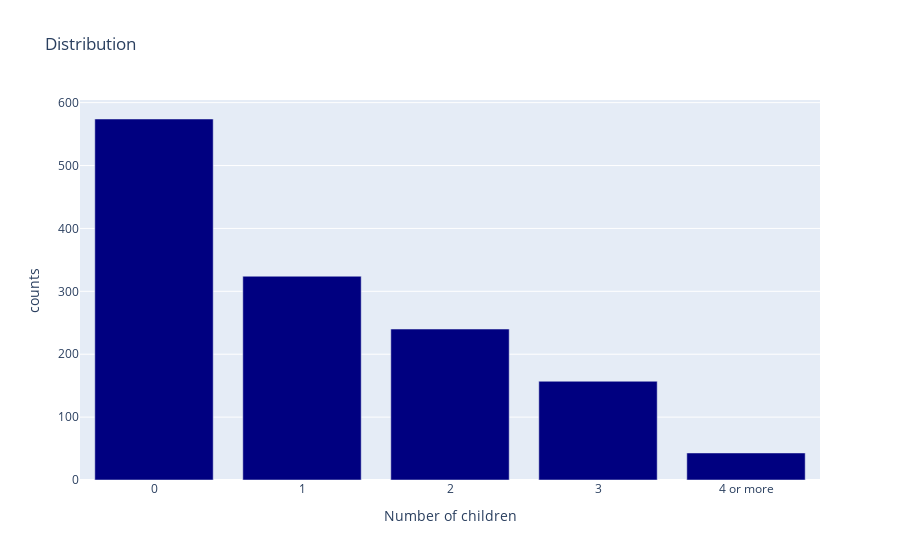

Notebook source saved alongside this figure:
### Markdown cell above
50% of the observations fall within the range of $4,750 to $16,700.
The average insurance cost is $9,400.
The minimum and maximum insurance values are $1,121 and $63,770, respectively.
The distribution is positively skewed, and a logarithmic transformation could be used to obtain a normal distribution.
There are three peaks in the distribution at ages 0-15, 15-25, and 35-50.
Gender-based analysis:

The mean insurance cost is similar for both sexes, at $9,400 for males and $9,377 for females.
50% of male observations fall within the range of $4,650 to $19,023, which is $5,000 higher than for females ($4,883 to $14,455).
The insurance cost distribution is very similar for both sexes, with a slight male predominance for higher insurance amounts.

### Code cell
# replacing >=4 to '4 or more'
insurance['children'] = insurance['children'].replace([4, 5], '4 or more')
# conversion to string
insurance['children'] = insurance['children'].astype(str)

children_cat = insurance.groupby(by=['children']).size().reset_index(name='counts')
fig = px.bar(data_frame=children_cat, x='children', y='counts', title='Distribution',
      labels={
          'count': 'Count',
          'children': 'Number of children'
      },
      color_discrete_sequence=['navy']
)
fig.show()

### Figure 1 — Plotly figure (JSON) as saved in the notebook; plotly's stock layout.template omitted (floating-point values rounded to 4 significant figures)
{"data": [{"alignmentgroup": "True", "hovertemplate": "Number of children=%{x}<br>counts=%{y}<extra></extra>", "legendgroup": "", "marker": {"color": "navy", "pattern": {"shape": ""}}, "name": "", "offsetgroup": "", "orientation": "v", "showlegend": false, "textposition": "auto", "type": "bar", "x": ["0", "1", "2", "3", "4 or more"], "xaxis": "x", "y": [574, 324, 240, 157, 43], "yaxis": "y"}], "layout": {"barmode": "relative", "legend": {"tracegroupgap": 0}, "title": {"text": "Distribution"}, "xaxis": {"anchor": "y", "domain": [0, 1], "title": {"text": "Number of children"}}, "yaxis": {"anchor": "x", "domain": [0, 1], "title": {"text": "counts"}}}}
